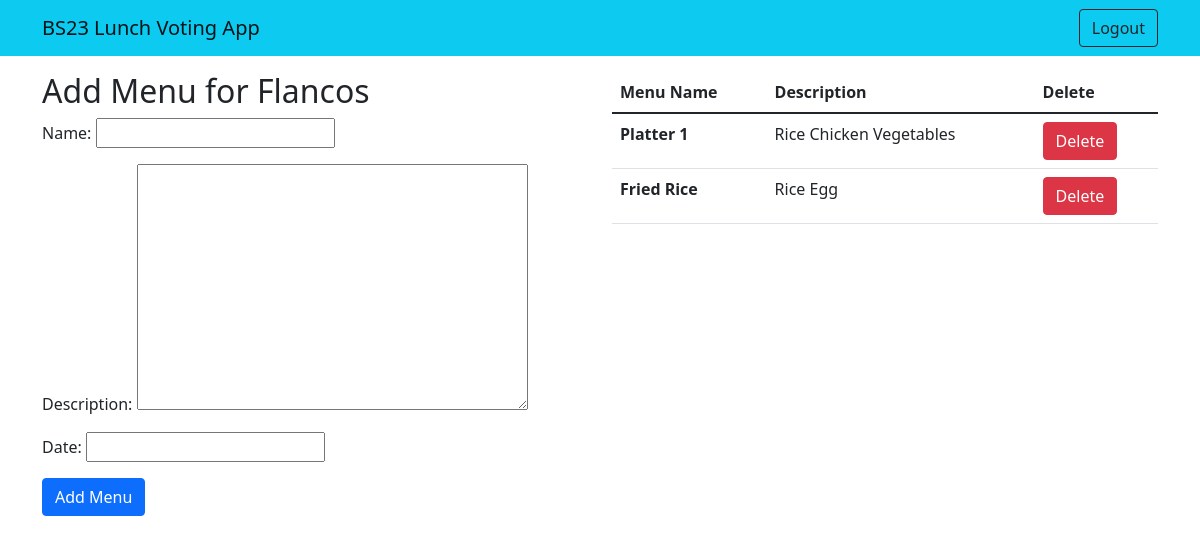
The app's page /restaurants/add-menu/2/ (signed in), older data.
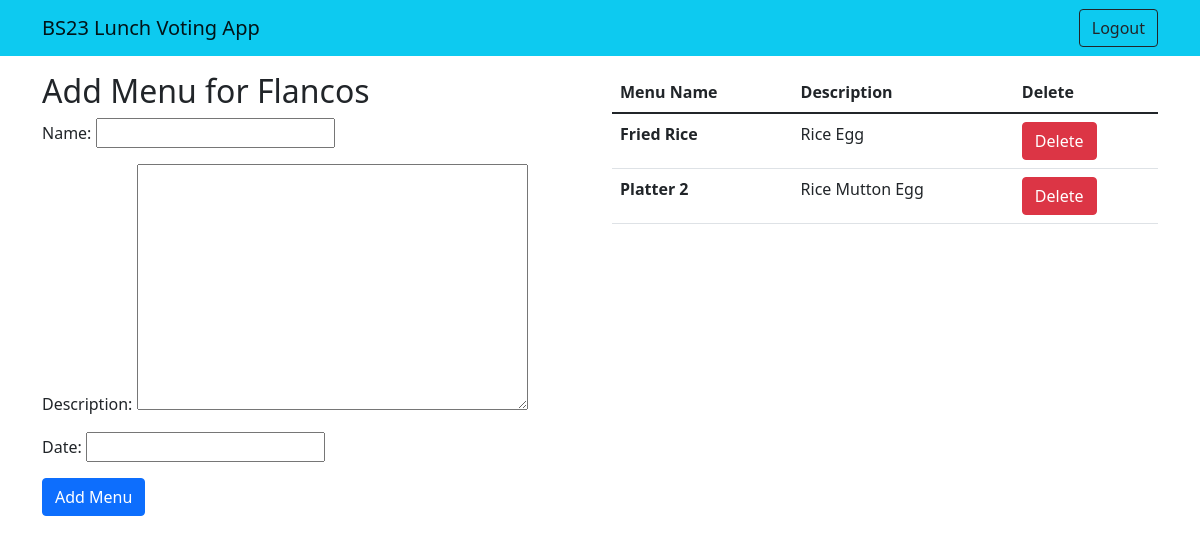
The same page, newer data.
### restaurant_lunch_vote/models.py (models this page shows, shortened)
class Menu(models.Model):
    restaurant = models.ForeignKey(Restaurant, on_delete=models.CASCADE)
    name = models.CharField(max_length=255)
    description = models.TextField()
    date = models.DateField()

### restaurant_lunch_vote/views.py (the view)
# urls.py: path('add-menu/<int:restaurant_id>/', add_menu, name='add_menu'),
@user_passes_test(lambda u: u.is_superuser)
def add_menu(request, restaurant_id):
    restaurant = get_object_or_404(Restaurant, pk=restaurant_id)
    restaurant_menus = Menu.objects.filter(restaurant=restaurant)
    if request.method == 'POST':
        form = MenuForm(request.POST)
        if form.is_valid():
            menu = form.save(commit=False)
            menu.restaurant = restaurant
            menu.save()
            return redirect('admin-dashboard')
    else:
        form = MenuForm()
    return render(request, 'add_menu.html', {'form': form, 'restaurant': restaurant,'menus':restaurant_menus})

### restaurant_lunch_vote/forms.py
class MenuForm(forms.ModelForm):
    class Meta:
        model = Menu
        fields = ['name', 'description', 'date']

### templates/add_menu.html (shortened to what this page needs)
{% extends 'base.html' %}
{% block content %}
<div class="container mt-3">
    <div class="row">
    <div class="col-md-6">
    <h2>Add Menu for {{ restaurant.name }}</h2>
    <form method="post" action="{% url 'add_menu' restaurant.id %}">
        {{ form.as_p }}
        <button class="btn btn-primary" type="submit">Add Menu</button>
    </form>
    </div>
    <div class="col-md-6">
        <table class="table">
            <thead>
              <tr>
                <th scope="col">Menu Name</th>
                <th scope="col">Description</th>
                <th scope="col">Delete</th>
              </tr>
            </thead>
            <tbody>
                {% for menu in menus %}
                  <tr>
                    <th scope="row">{{menu.name}}</th>
                    <td>{{menu.description}}</td>
                    <td><a
                        type="button"
                        href="{% url 'delete-menu' menu.id %}"
                        class="btn btn-danger"
                    >
                        Delete
                    </a>
                    </td>
                  </tr>
                {% endfor %}
                </tbody>
              </table>
    </div>
</div>
</div>
{% endblock %}

Row changes from the older to the newer data that the page shows:
removed Menu: name "Platter 1", description "Rice Chicken Vegetables"
added Menu: name "Platter 2", description "Rice Mutton Egg"
